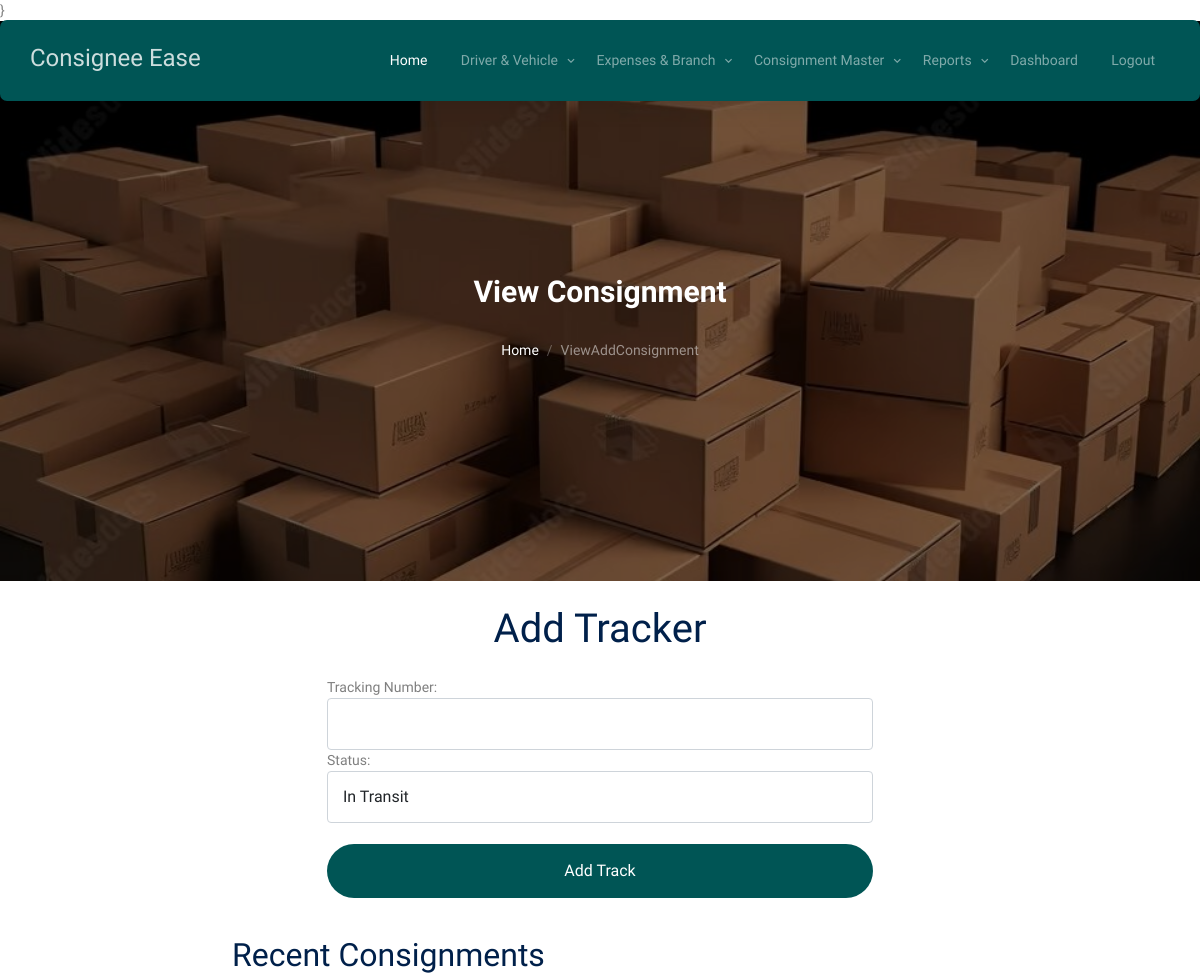
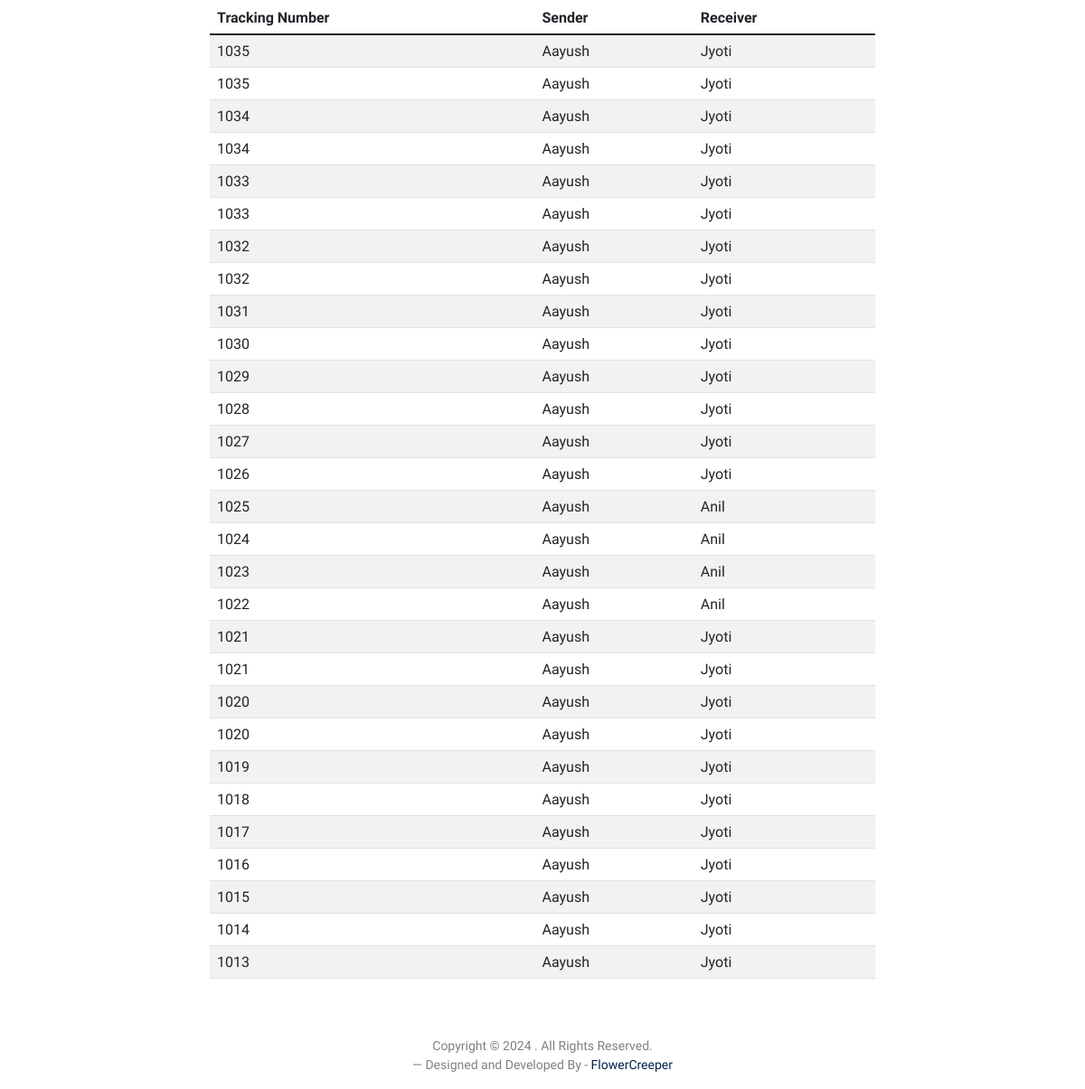
Page /addTrack on the committed database (2 pictures, top to bottom).
### consign_app/models.py (models this page shows, shortened)
class AddConsignment(models.Model):
    track_id = models.CharField(max_length=50, null=True)
    sender_name = models.CharField(max_length=50, null=True)
    sender_mobile = models.CharField(max_length=50, null=True)
    sender_address = models.CharField(max_length=50, null=True)
    sender_GST=models.CharField(max_length=50,null=True)
    receiver_name = models.CharField(max_length=50, null=True)
    receiver_mobile = models.CharField(max_length=50, null=True)
    receiver_address = models.CharField(max_length=50, null=True)
    receiver_GST = models.CharField(max_length=50, null=True)
    total_cost = models.FloatField(null=True)
    date = models.CharField(max_length=30, null=True)
    pay_status = models.CharField(max_length=30, null=True)
    route_from = models.CharField(max_length=30, null=True)
    route_to = models.CharField(max_length=30, null=True)
    pieces = models.IntegerField(null=True)
    prod_price = models.CharField(max_length=50,null=True)
    weight = models.FloatField(null=True)
    freight = models.FloatField(null=True)
    hamali = models.FloatField(null=True)
    door_charge = models.FloatField(null=True)
    Consignment_id=models.IntegerField(null=True)
    branch = models.CharField(max_length=150, null=True)
    name = models.CharField(max_length=150, null=True)
    time=models.CharField(max_length=50,null=True)
    copy_type = models.CharField(max_length=150, null=True)
    delivery = models.CharField(max_length=150, null=True)
    eway_bill =models.CharField(max_length=150, null=True)
    category = models.CharField(max_length=150, null=True)
    barcode_number = models.CharField(max_length=100, blank=True, null=True)  # To store the barcode number
    barcode_image = models.ImageField(upload_to='barcode/', blank=True, null=True)
    remark = models.CharField(max_length=150,null=True)
    gst = models.IntegerField(null=True)
    cgst = models.FloatField(null=True)
    sgst = models.FloatField(null=True)
    status = models.CharField(max_length=150,null=True)
    reason = models.CharField(max_length=150, null=True)

### consign_app/views.py (the view, shortened to what this page needs)
# urls.py: path('addTrack', views.addTrack, name='addTrack'),
def addTrack(request):
    consignments = AddConsignment.objects.all().order_by('-id')  # Fetch all consignments ordered by id descending
    return render(request, 'addTrack.html',{'consignments':consignments})

### consign_app/templates/addTrack.html (shortened to what this page needs)
{% load static %}}
<!DOCTYPE html>
<html lang="en">
  <head>
    <link rel="stylesheet" href="{% static 'fonts/icomoon/style.css' %}" />
    <link rel="stylesheet" href="{% static 'fonts/flaticon/font/flaticon.css' %}" />
    <link rel="stylesheet" href="{% static 'css/tiny-slider.css' %}" />
    <link rel="stylesheet" href="{% static 'css/aos.css' %}" />
    <link rel="stylesheet" href="{% static 'css/style.css' %}" />
  </head>
  <body>
    {% include 'index_menu.html' %}
    <div
      class="hero page-inner overlay"
      style="background-image: url('{% static 'images/hero_bg_1.jpg' %}')"
    >
      <div class="container">
        <div class="row justify-content-center align-items-center">
          <div class="col-lg-9 text-center mt-5">
            <h1 class="heading" data-aos="fade-up">View Consignment</h1>
            <nav
              aria-label="breadcrumb"
              data-aos="fade-up"
              data-aos-delay="200"
            >
              <ol class="breadcrumb text-center justify-content-center">
                <li class="breadcrumb-item"><a href="{% url 'index' %}}">Home</a></li>
                <li
                  class="breadcrumb-item active text-white-50"
                  aria-current="page"
                >
                  ViewAddConsignment
                </li>
              </ol>
            </nav>
          </div>
        </div>
      </div>
    </div>
<div class="container">
    <h1 class="text-center my-4">Add Tracker</h1>
    <div class="row justify-content-center">
        <div class="col-md-6">
            <form method="post">
                <div class="form-group">
                    <label for="a1">Tracking Number:</label>
                    <input type="text" class="form-control" id="a1" name="a1" required>
                </div>
                <div class="form-group">
                    <label for="status">Status:</label>
                    <select class="form-control" id="status" name="status" required>
                        <option value="In Transit">In Transit</option>
                    </select>
                </div>
                <br>
                <button type="submit" class="btn btn-primary w-100">Add Track</button>
            </form>
        </div>
    </div>
    <div class="row justify-content-center my-4">
        <div class="col-md-8">
            <div class="recent-consignments">
                <h2>Recent Consignments</h2>
                <table class="table table-striped">
                    <thead>
                        <tr>
                            <th>Tracking Number</th>
                            <th>Sender</th>
                            <th>Receiver</th>
                        </tr>
                    </thead>
                    <tbody>
                        {% for consignment in consignments %}
                        <tr>
                            <td>{{ consignment.track_id }}</td>
                            <td>{{ consignment.sender_name }}</td>
                            <td>{{ consignment.receiver_name }}</td>
                        </tr>
                        {% empty %}
                        <tr>
                            <td colspan="3">No recent consignments available.</td>
                        </tr>
                        {% endfor %}
                    </tbody>
                </table>
            </div>
        </div>
    </div>
</div>
<div class="row mt-5">
          <div class="col-12 text-center">
            <p>
              Copyright &copy;
              . All Rights Reserved. <br>&mdash; Designed and Developed  By -
              <a href="https://flowercreeper.com/index.php">FlowerCreeper</a>
            </p>
          </div>
        </div>
</body>
</html>

### rows in the picture
AddConsignment: track_id "1035", sender_name "Aayush", receiver_name "Jyoti"
AddConsignment: track_id "1035", sender_name "Aayush", receiver_name "Jyoti"
AddConsignment: track_id "1034", sender_name "Aayush", receiver_name "Jyoti"
AddConsignment: track_id "1034", sender_name "Aayush", receiver_name "Jyoti"
AddConsignment: track_id "1033", sender_name "Aayush", receiver_name "Jyoti"
AddConsignment: track_id "1033", sender_name "Aayush", receiver_name "Jyoti"
AddConsignment: track_id "1032", sender_name "Aayush", receiver_name "Jyoti"
AddConsignment: track_id "1032", sender_name "Aayush", receiver_name "Jyoti"
AddConsignment: track_id "1031", sender_name "Aayush", receiver_name "Jyoti"
AddConsignment: track_id "1030", sender_name "Aayush", receiver_name "Jyoti"
AddConsignment: track_id "1029", sender_name "Aayush", receiver_name "Jyoti"
AddConsignment: track_id "1028", sender_name "Aayush", receiver_name "Jyoti"
AddConsignment: track_id "1027", sender_name "Aayush", receiver_name "Jyoti"
AddConsignment: track_id "1026", sender_name "Aayush", receiver_name "Jyoti"
AddConsignment: track_id "1025", sender_name "Aayush", receiver_name "Anil"
AddConsignment: track_id "1024", sender_name "Aayush", receiver_name "Anil"
AddConsignment: track_id "1023", sender_name "Aayush", receiver_name "Anil"
AddConsignment: track_id "1022", sender_name "Aayush", receiver_name "Anil"
AddConsignment: track_id "1021", sender_name "Aayush", receiver_name "Jyoti"
AddConsignment: track_id "1021", sender_name "Aayush", receiver_name "Jyoti"
AddConsignment: track_id "1020", sender_name "Aayush", receiver_name "Jyoti"
AddConsignment: track_id "1020", sender_name "Aayush", receiver_name "Jyoti"
AddConsignment: track_id "1019", sender_name "Aayush", receiver_name "Jyoti"
AddConsignment: track_id "1018", sender_name "Aayush", receiver_name "Jyoti"
AddConsignment: track_id "1017", sender_name "Aayush", receiver_name "Jyoti"
AddConsignment: track_id "1016", sender_name "Aayush", receiver_name "Jyoti"
AddConsignment: track_id "1015", sender_name "Aayush", receiver_name "Jyoti"
AddConsignment: track_id "1014", sender_name "Aayush", receiver_name "Jyoti"
AddConsignment: track_id "1013", sender_name "Aayush", receiver_name "Jyoti"
